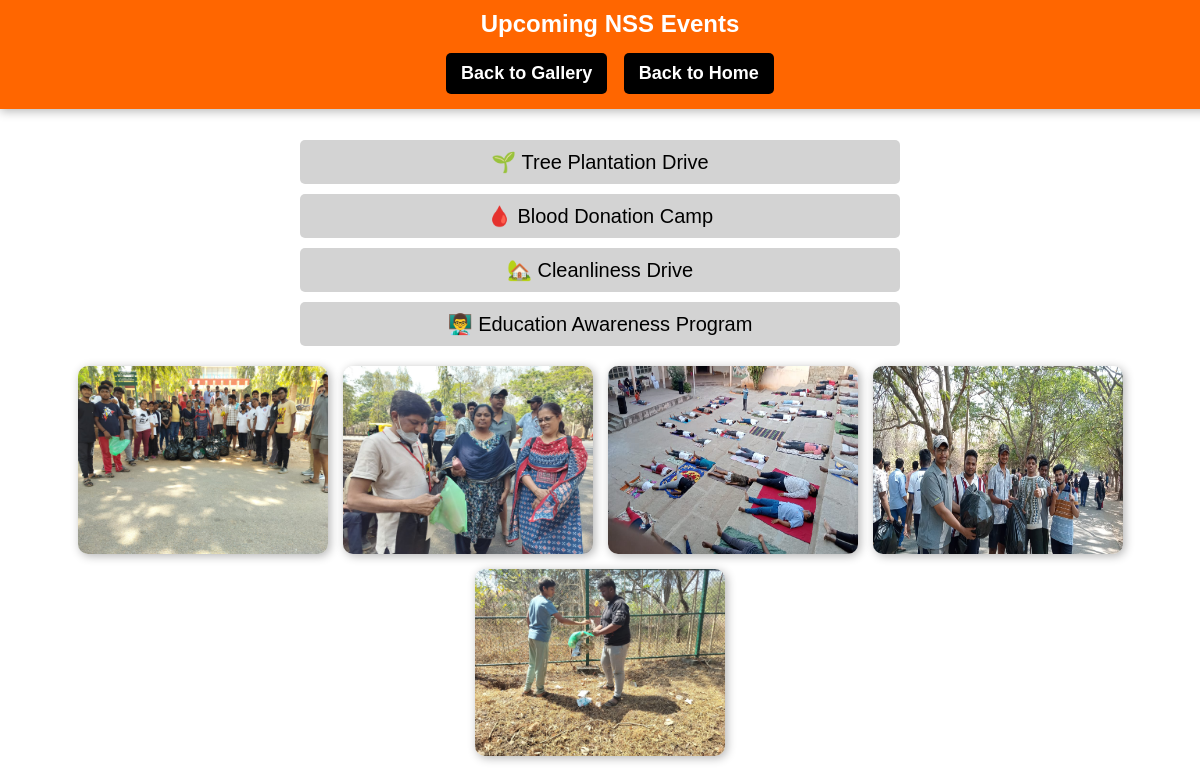
Page /nss on the committed database.
### models.py (models this page shows)
class GalleryImage(db.Model):
    id = db.Column(db.Integer, primary_key=True)
    category = db.Column(db.String(50), nullable=False)
    image_url = db.Column(db.String(255), nullable=False)

### app.py (the view)
@app.route('/nss')
def nss_gallery():
    nss_images = GalleryImage.query.filter_by(category='NSS').all()
    return render_template('nss.html', nss=nss_images)

### templates/nss.html (shortened to what this page needs)
<!DOCTYPE html>
<html lang="en">
<head>
</head>
<body>
<div class="header">
    Upcoming NSS Events
    <div class="nav">
        <a href="/gallery">Back to Gallery</a>
        <a href="/">Back to Home</a>
    </div>
</div>
<div class="content">
    <div class="nss-events">
        <ul>
            <li>🌱 Tree Plantation Drive</li>
            <li>🩸 Blood Donation Camp</li>
            <li>🏡 Cleanliness Drive</li>
            <li>👨‍🏫 Education Awareness Program</li>
        </ul>
    </div>
    <div class="gallery">
        {% for img in nss %}
        <img src="{{ img.image_url }}" width="200" onclick="openFullScreen(this)">
        {% endfor %}
    </div>
</div>
</body>
</html>

### templates/nss.html (style rules this page uses)
body { margin: 0; padding: 0; font-size: 20px; overflow-x: hidden; overflow-y: auto; font-family: Arial, sans-serif; }
.header { position: fixed; top: 0; left: 0; width: 100%; background: #ff6600; color: white; padding: 10px; text-align: center; font-size: 24px; font-weight: bold; box-shadow: 0 2px 10px rgba(0, 0, 0, 0.3); z-index: 1000; }
.nav { text-align: center; margin-top: 10px; }
.nav a { display: inline-block; background: black; color: white; padding: 10px 15px; text-decoration: none; border-radius: 5px; margin: 5px; font-size: 18px; transition: 0.3s; }
.content { margin-top: 100px; text-align: center; padding: 20px; }
.nss-events ul { list-style: none; padding: 0; }
.nss-events li { background: lightgray; padding: 10px; margin: 10px auto; width: 50%; border-radius: 5px; }
.gallery { display: flex; flex-wrap: wrap; justify-content: center; gap: 15px; margin-top: 20px; }
.gallery img { width: 250px; height: auto; border-radius: 10px; box-shadow: 2px 2px 10px rgba(0, 0, 0, 0.3); transition: 0.3s; cursor: pointer; }

### rows in the picture
GalleryImage: shows a picture
GalleryImage: shows a picture
GalleryImage: shows a picture
GalleryImage: shows a picture
GalleryImage: shows a picture
